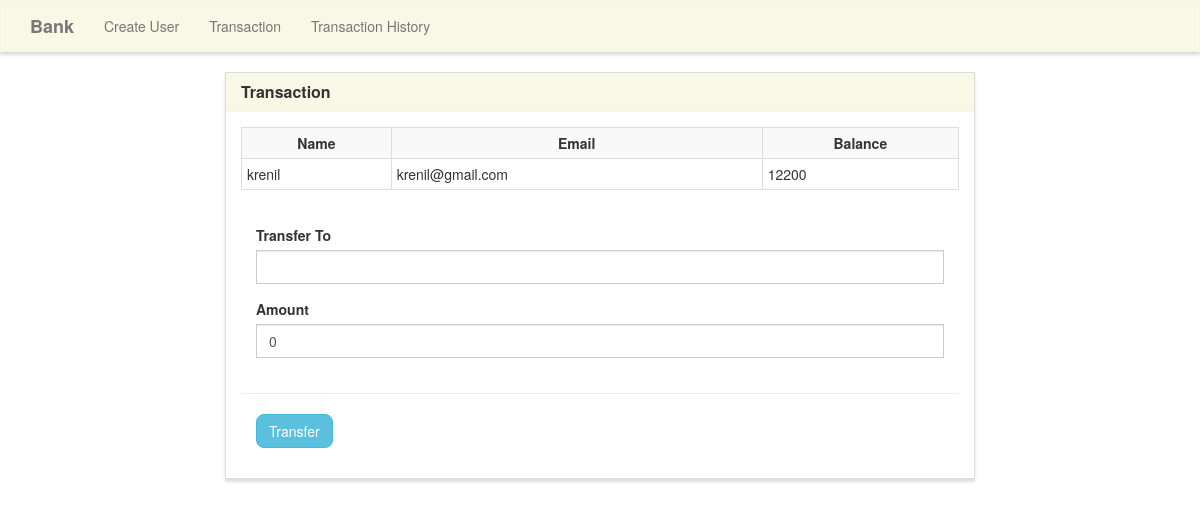
Screenshot of /transfer/18/ with the database file from the repository.
### Bank/models.py (models this page shows, shortened)
class Userform(models.Model):
    name        = models.CharField(max_length=50)
    email       = models.EmailField(max_length=254)
    balance     = models.IntegerField(default=0)

### Bank/views.py (the view)
# urls.py: path('transfer/<user_id>/',views.transfer, name='transfer'),
def transfer(request, user_id):
    user = Userform.objects.get(pk=user_id)
    if request.method == 'POST':
        forms = CreateTransferform(request.POST)
        if forms.is_valid():
            receiver = forms.cleaned_data['receiver_name']
            amount = forms.cleaned_data['amount']
            sender_name = Userform.objects.get(name=user)
            sender = sender_name.name
            if Userform.objects.filter(name=receiver).exists():
                if receiver == sender:
                    messages.error(request, 'Enter a valid name')
                elif sender_name.balance < amount:
                    messages.error(request, 'Insufficient balance')
                elif amount < 0:
                    messages.error(request, 'Enter positive amount')
                elif sender_name.balance >= amount:
                    sender_name.balance = F('balance') - amount
                    sender_name.save()
                    receiver_name = Userform.objects.get(name=receiver)
                    receiver_name.balance = F('balance') + amount
                    receiver_name.save()
                    transfer_form = Transferform()
                    transfer_form.sender_name = sender_name
                    transfer_form.receiver_name = receiver
                    transfer_form.amount = amount
                    transfer_form.date = datetime.now()
                    transfer_form.save()
                    messages.success(request, 'Transaction successful')
                    return redirect('transaction_history')
            else:
                messages.error(request, 'Enter valid name')
    else:
        forms = CreateTransferform()
    context = {
        'user' : user,
        'forms' : forms
    }
    return render(request, 'Bank/transfer.html', context)

### Bank/forms.py
class CreateTransferform(ModelForm):
    class Meta:
        model = Transferform
        fields = ['receiver_name', 'amount']

### Bank/templates/Bank/transfer.html (shortened to what this page needs)
{% extends "Bank/base.html" %}
{% load widget_tweaks %}
{% block main %}
<div class="row">
    <div class="col-lg-8 col-lg-offset-2">
        <div class="panel panel-default">
            <div class="panel-heading">
                <h3 class="panel-title">Transaction</h3>
            </div>
            <div class="panel-body">
                <div class="row">
                    <div class="col-lg-12">
                        <table class="table table-striped table-condensed table-bordered ">
                            <tr>
                                <th class="text-center">Name</th>
                                <th class="text-center">Email</th>
                                <th class="text-center">Balance</th>
                            </tr>
                            <tr>
                                <td class="py-2">{{ user.name }}</td>
                                <td class="py-2">{{ user.email }}</td>
                                <td class="py-2">{{ user.balance }}</td>
                            </tr>
                        </table>
                        <form method="POST">
                            <div class="panel-body">
                                <div class="row">
                                    <div class="col-lg-12">
                                        <div class="form-group">
                                            <label for="receiver_name">Transfer To</label>
                                            {% render_field forms.receiver_name class="form-control" name="to" %}
                                        </div>
                                    </div>
                                    <div class="col-lg-12">
                                        <div class="form-group">
                                            <label for="amount">Amount</label>
                                            {% render_field forms.amount class="form-control" name="amount" %}
                                        </div>
                                    </div>
                                </div>
                                <div class="row">
                                    <hr />
                                    <div class="col-lg-4">
                                        <button type="submit" name="submit" class="btn btn-info"
                                            style="border-radius: 8px;" value="{{user.name}}">Transfer</button>
                                    </div>
                                </div>
                            </div>
                        </form>
                    </div>
                </div>
            </div>
        </div>
    </div>
</div>
{% endblock %}

### Bank/static/navbar.css (style rules this page uses)
.navbar-default, .btn, .form-control, .panel { border-radius: 0; }
.panel-default > .panel-heading { color: #333; background-color: rgba(245, 245, 220, .7); border-color: rgba(245, 245, 220, .6); border-top-left-radius: 0; border-top-right-radius: 0; }
.panel { box-shadow: 0px 3px 3px 0px #ddd; }
a.navbar-brand, .panel-title { font-weight: bolder; }

### rows the page displays
Userform: name "krenil", email "krenil@gmail.com", balance "12200"
